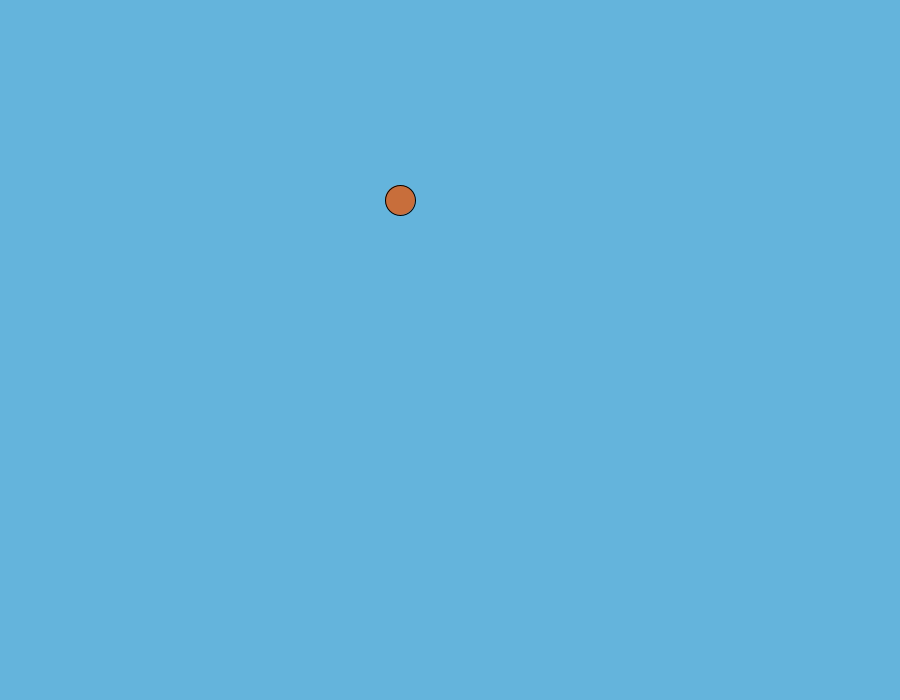
Frame 1 (no input)
Frame 60 (the mouse pressed at the canvas centre just before this capture): identical to frame 1, image omitted
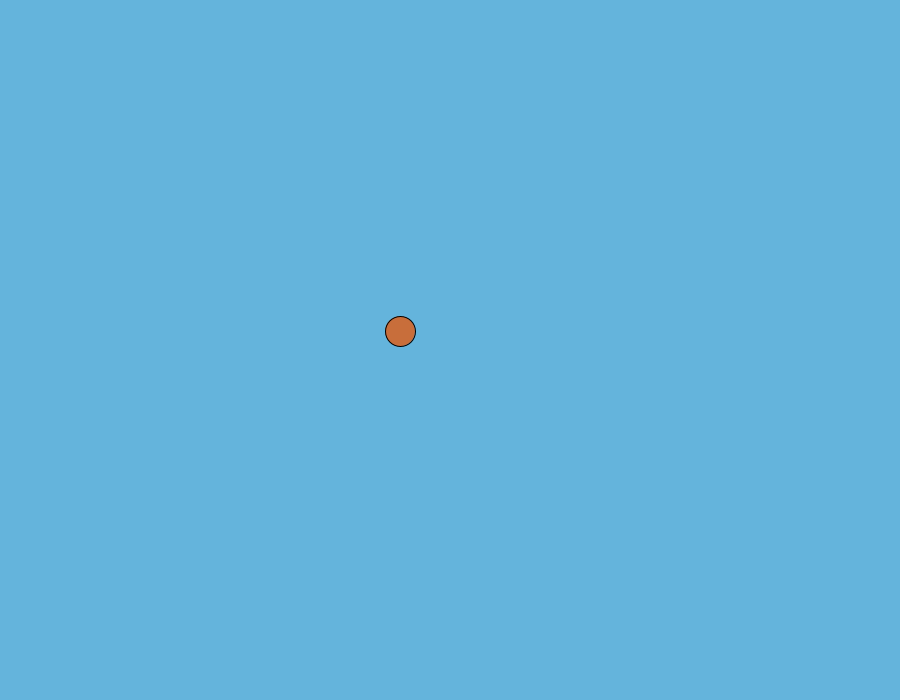
Frame 120 (the mouse held since frame 60 and released just before this capture)

The Processing sketch that drew these frames (run headless with seeded random() and noise(); from frame 60 on, the mouse is pressed at the canvas centre):

// Processing sketch: Mass_on_spring_decayGOODV
// ── Mass_on_spring_decayGOODV.pde
float a=0; //acceleration
float dx=0; 
float y=200;//ypos
float v=0; //speed
float k=1.5; //spring constant
float m=3; //mass
int oldY = 0;


void setup() {
  size(900, 700);
}



void draw() {
  background(100, 180, 220);
//set ball pos
  int vy = mouseY - oldY;
  if (mousePressed) {  

    y = mouseY;  

    v = vy;
  }


//spring
  dx= y-200;

  a= ((-0.05)*v-(k/m)*(dx));

  v = v + a*0.5;

  y =  y + v*0.5;

  fill(200, 110, 59); 
  ellipse(400, y, 30, 30);
  oldY = mouseY;
}
